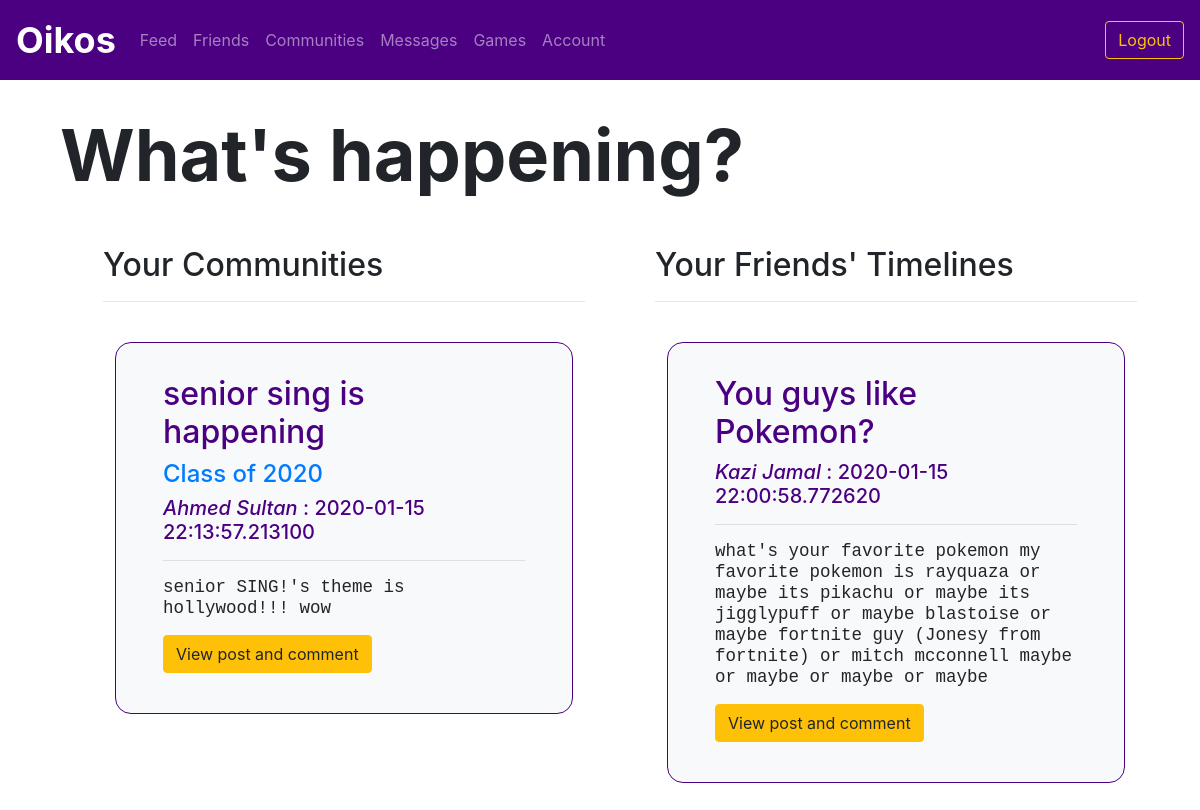
Before: /feed (signed in) with the older database file.
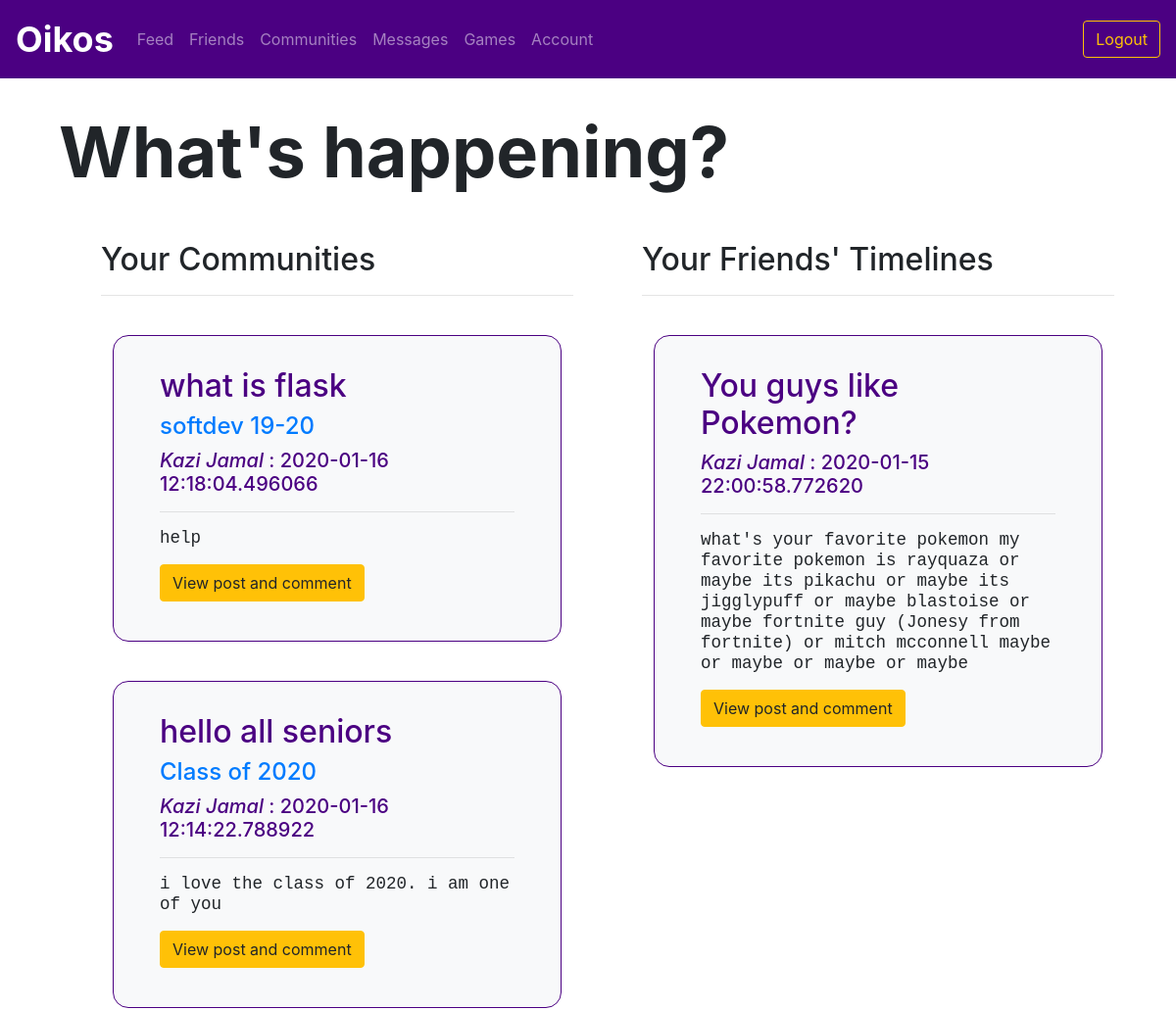
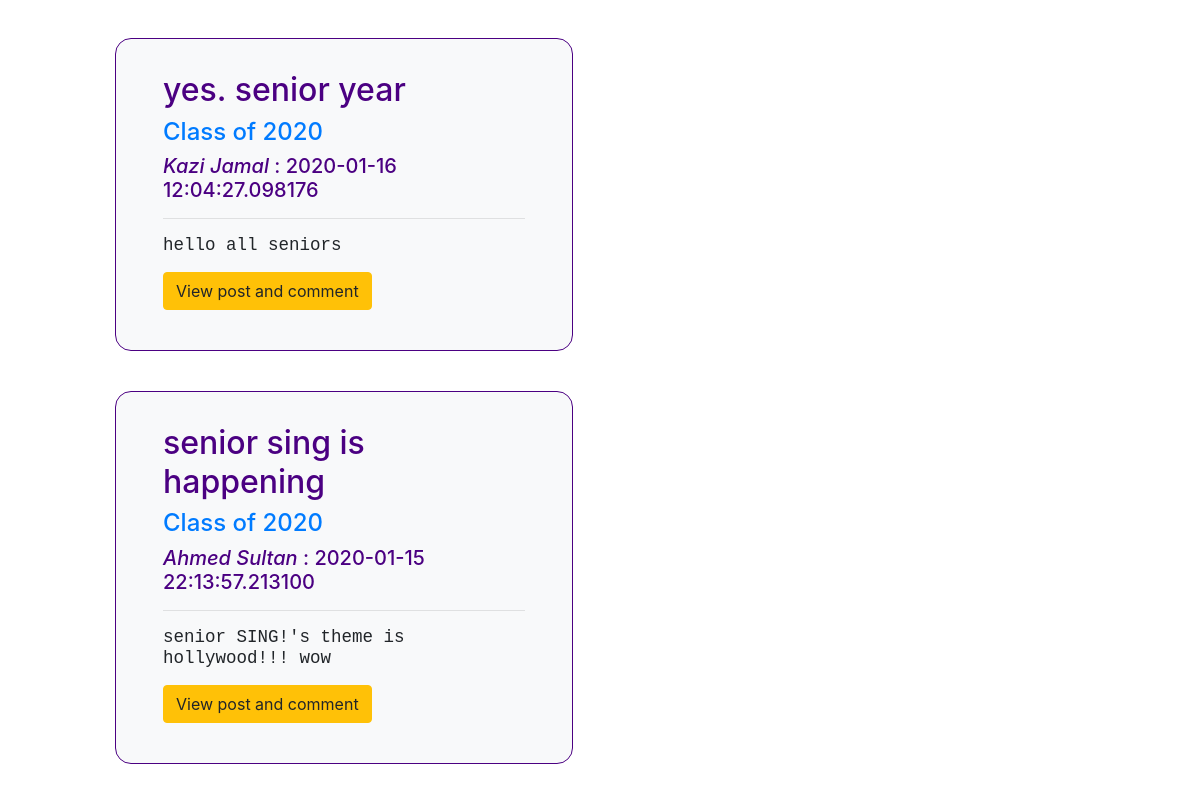
After: the same page with the newer database file (2 pictures, top to bottom).
### utl/models.py (models this page shows)
class Post(db.Model):
    postID = db.Column(db.Integer, primary_key=True)
    communityID = db.Column(db.Integer, nullable=True)
    userID = db.Column(db.Integer, nullable=False)
    title = db.Column(db.Text, nullable=False)
    content = db.Column(db.Text, nullable=False)
    timestamp = db.Column(db.DateTime, nullable=False, default=datetime.utcnow)

class Community(db.Model):
    communityID = db.Column(db.Integer, primary_key=True)
    name = db.Column(db.Text, nullable=False)
    description = db.Column(db.Text, nullable=False)

class User(db.Model):
    userID = db.Column(db.Integer, primary_key=True)
    email = db.Column(db.Text, unique=True, nullable=False)
    password = db.Column(db.Text, nullable=False)
    firstName = db.Column(db.Text, nullable=False)
    lastName = db.Column(db.Text, nullable=False)
    displayName = db.Column(db.Text, nullable=False)
    grade = db.Column(db.Text, nullable=False)

### app.py (the view)
@app.route("/feed")
@login_required
def feed():
    communitypost_data = feedfunctions.getCommunityPosts(session['userID'])
    communityposts = {}
    for post in communitypost_data:
        communityposts[post] = []
        communityposts[post].append(postsfunctions.getCreator(post.postID))
        communityposts[post].append(communitiesfunctions.getCommunity(post.communityID))
    timelinepost_data = feedfunctions.getTimelinePosts(session['userID'])
    timelineposts = {}
    for post in timelinepost_data:
        timelineposts[post] = postsfunctions.getCreator(post.postID)
    return render_template("feed.html", communityposts=communityposts, timelineposts=timelineposts)

### app.py (called while the page is built)
def login_required(f):
    @wraps(f)
    def decorated_function(*args, **kwargs):
        if "userID" not in session:
            return redirect(url_for('login'))
        return f(*args, **kwargs)
    return decorated_function

### utl/communities.py (called while the page is built)
def getCommunity(communityID):
    community = Community.query.filter_by(communityID=communityID).first()
    return community

### utl/feed.py (called while the page is built)
def getCommunityPosts(userID):
    members = Member.query.filter_by(userID=userID).all()
    communityID = []
    for member in members:
        communityID.append(member.communityID)
    posts = Post.query.filter(Post.communityID.in_(communityID)).order_by(Post.timestamp.desc())
    return posts

def getTimelinePosts(userID):
    friends = Friend.query.filter_by(userID=userID)
    friendID = []
    for friend in friends:
        friendID.append(friend.friendID)
    posts = Post.query.filter(Post.communityID==None, Post.userID.in_(friendID)).order_by(Post.timestamp.desc())
    return posts

### utl/posts.py (called while the page is built)
def getCreator(postID):
    post = Post.query.filter_by(postID=postID).first()
    userID = post.userID
    user = User.query.filter_by(userID=userID).first()
    return user

### templates/feed.html (shortened to what this page needs)
{% extends "logbase.html" %}
{% block body %}
<div class="content">
     <h1 class="display-3" style="font-weight: 700; padding-left: 5vw; padding-top: 5vh;">What's happening?</h1>
</div>
<div class="row m-5">
    <div class="col-md-6">
        <ul>
            <h2>Your Communities</h2>
            <hr>
            {% for post in communityposts %}
            <div class="row" style="margin-left: 1vw; margin-right: 1vw; margin-top: 5vh;">
                <div class="container bg-light border border-primary" style="padding: 2em; border-radius: 1em;">
                    <div class="col">
                        <h2>{{ post.title }}</h2>
                        <h4><a href="community/{{ communityposts[post][1].communityID }}">{{ communityposts[post][1].name }}</a></h4>
                        <h5> <i>{{ communityposts[post][0].displayName }}</i> : {{ post.timestamp }}<h5>
                        <hr>
                        <pre>{{ post.content }}</pre>
                        <a href="/post/{{ post.postID }}" class="btn btn-warning">View post and comment</a>
                    </div>
                </div>
            </div>
            {% endfor %}
        </ul>
    </div>
    <div class="col-md-6">
        <ul>
            <h2>Your Friends' Timelines</h2>
            <hr>
            {% for post in timelineposts %}
            <div class="row" style="margin-left: 1vw; margin-right: 1vw; margin-top: 5vh;">
                <div class="container bg-light border border-primary" style="padding: 2em; border-radius: 1em;">
                    <div class="col">
                        <h2>{{ post.title }}</h2>
                        <h5> <i>{{ timelineposts[post].displayName }}</i> : {{ post.timestamp }}<h5>
                        <hr>
                        <pre>{{ post.content }}</pre>
                        <a href="/post/{{ post.postID }}" class="btn btn-warning">View post and comment</a>
                    </div>
                </div>
            </div>
            {% endfor %}
        </ul>
    </div>
</div>
{% endblock %}

### templates/logbase.html
{% extends "base.html" %}
{% block profile %}
<li class="nav-item">
    <a class="nav-item nav-link" href="/feed">Feed</a></li>
<li class="nav-item">
    <a class="nav-item nav-link" href="/friends">Friends</a></li>
<li class="nav-item">
    <a class="nav-item nav-link" href="/communities">Communities</a></li>
<li class="nav-item">
    <a class="nav-item nav-link" href="/messages">Messages</a></li>
<li class="nav-item">
    <a class="nav-item nav-link" href="/game">Games</a></li>
<li class="nav-item">
    <a class="nav-item nav-link" href="/me">Account</a></li>
{% endblock %}
{% block loginoptions %}
<form class="form-inline my-2 my-lg-0" action="/logout">
    <button class="btn btn-outline-warning my-2 my-sm-0" type="submit">Logout</button>
</form>
{% endblock %}

### templates/base.html (shortened to what this page needs)
<!DOCTYPE html>
  <html>
  <head>
    <link rel="stylesheet" href="https://stackpath.bootstrapcdn.com/bootstrap/4.4.1/css/bootstrap.min.css"
>
    <link rel="stylesheet" href="{{ url_for('static', filename='css/style.css') }}">
  </head>
  <body>
      <header>
        <nav class="navbar fixed-top navbar-expand-lg navbar-dark bg-primary">
        <a class="navbar-brand" href="/dashboard"><b>Oikos</b></a>
        <div class="collapse navbar-collapse" id="navbarContent">
          <ul class="navbar-nav mr-auto">
            {% block profile %}{% endblock %}
          </ul>
          {% block loginoptions %} {% endblock %}
        </div>
    </nav>
    <br>
    <br>
    <br>
</header>
    {% block body %} {% endblock %}
  </body>
</html>

### static/css/style.css (style rules this page uses)
.bg-primary { background-color: indigo !important; }
.border-primary { color: indigo !important; }
.nav-item { color: white; }
.navbar .navbar-brand { font-size: 36px; }
.border-primary { border-color: indigo !important; }
pre { white-space: pre-wrap; word-wrap: break-word; }

Changed rows visible on the page:
added Post: title "what is flask", {{ communityposts[post][0].displayName }} "Kazi Jamal", timestamp "2020-01-16 12:18:04.496066", content "help", shown under "Your Communities"
now on this page (row unchanged): Community: name "softdev 19-20"
added Post: title "hello all seniors", {{ communityposts[post][1].name }} "Class of 2020", {{ communityposts[post][0].displayName }} "Kazi Jamal", timestamp "2020-01-16 12:14:22.788922", content "i love the class of 2020. i am one of you…", shown under "Your Communities"
added Post: title "yes. senior year", {{ communityposts[post][1].name }} "Class of 2020", {{ communityposts[post][0].displayName }} "Kazi Jamal", timestamp "2020-01-16 12:04:27.098176", content "hello all seniors", shown under "Your Communities"
